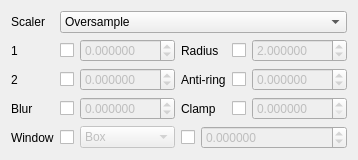
                    <widget class="QWidget" name="tscaleTab">
                     <attribute name="title">
                      <string>Temporal</string>
                     </attribute>
                     <layout class="QGridLayout" name="tscaleTabLayout">
                      <item row="0" column="0">
                       <widget class="QLabel" name="tscaleScalarLabel">
                        <property name="text">
                         <string>Scaler</string>
                        </property>
                       </widget>
                      </item>
                      <item row="0" column="1" colspan="3">
                       <widget class="QComboBox" name="tscaleScaler">
                        <item>
                         <property name="text">
                          <string>Oversample</string>
                         </property>
                        </item>
                        <item>
                         <property name="text">
                          <string>Linear</string>
                         </property>
                        </item>
                        <item>
                         <property name="text">
                          <string>Spline16</string>
                         </property>
                        </item>
                        <item>
                         <property name="text">
                          <string>Spline36</string>
                         </property>
                        </item>
                        <item>
                         <property name="text">
                          <string>Spline64</string>
                         </property>
                        </item>
                        <item>
                         <property name="text">
                          <string>Sinc</string>
                         </property>
                        </item>
                        <item>
                         <property name="text">
                          <string>Lanczos</string>
                         </property>
                        </item>
                        <item>
                         <property name="text">
                          <string>Ginseng</string>
                         </property>
                        </item>
                        <item>
                         <property name="text">
                          <string>Bicubic</string>
                         </property>
                        </item>
                        <item>
                         <property name="text">
                          <string>Bc spline</string>
                         </property>
                        </item>
                        <item>
                         <property name="text">
                          <string>Catmull rom</string>
                         </property>
                        </item>
                        <item>
                         <property name="text">
                          <string>Mitchell</string>
                         </property>
                        </item>
                        <item>
                         <property name="text">
                          <string>Robidoux</string>
                         </property>
                        </item>
                        <item>
                         <property name="text">
                          <string>Robidoux sharp</string>
                         </property>
                        </item>
                        <item>
                         <property name="text">
                          <string>Box</string>
                         </property>
                        </item>
                        <item>
                         <property name="text">
                          <string>Nearest</string>
                         </property>
                        </item>
                        <item>
                         <property name="text">
                          <string>Triangle</string>
                         </property>
                        </item>
                        <item>
                         <property name="text">
                          <string>Gaussian</string>
                         </property>
                        </item>
                       </widget>
                      </item>
                      <item row="1" column="0">
                       <widget class="QLabel" name="tscaleParam1Label">
                        <property name="text">
                         <string>1</string>
                        </property>
                       </widget>
                      </item>
                      <item row="1" column="1">
                       <layout class="QHBoxLayout" name="tscaleParam1Layout" stretch="0,1">
                        <item>
                         <widget class="QCheckBox" name="tscaleParam1Set">
                          <property name="text">
                           <string/>
                          </property>
                         </widget>
                        </item>
                        <item>
                         <widget class="QDoubleSpinBox" name="tscaleParam1Value">
                          <property name="enabled">
                           <bool>false</bool>
                          </property>
                          <property name="decimals">
                           <number>6</number>
                          </property>
                          <property name="minimum">
                           <double>-100.000000000000000</double>
                          </property>
                          <property name="maximum">
                           <double>100.000000000000000</double>
                          </property>
                         </widget>
                        </item>
                       </layout>
                      </item>
                      <item row="1" column="2">
                       <widget class="QLabel" name="tscaleRadiusLabel">
                        <property name="text">
                         <string>Radius</string>
                        </property>
                       </widget>
                      </item>
                      <item row="1" column="3">
                       <layout class="QHBoxLayout" name="tscaleRadiusLayout" stretch="0,1">
                        <item>
                         <widget class="QCheckBox" name="tscaleRadiusSet">
                          <property name="text">
                           <string/>
                          </property>
                         </widget>
                        </item>
                        <item>
                         <widget class="QDoubleSpinBox" name="tscaleRadiusValue">
                          <property name="enabled">
                           <bool>false</bool>
                          </property>
                          <property name="decimals">
                           <number>6</number>
                          </property>
                          <property name="minimum">
                           <double>0.500000000000000</double>
                          </property>
                          <property name="maximum">
                           <double>16.000000000000000</double>
                          </property>
                          <property name="singleStep">
                           <double>0.500000000000000</double>
                          </property>
                          <property name="value">
                           <double>2.000000000000000</double>
                          </property>
                         </widget>
                        </item>
                       </layout>
                      </item>
                      <item row="2" column="0">
                       <widget class="QLabel" name="tscaleParam2Label">
                        <property name="text">
                         <string>2</string>
                        </property>
                       </widget>
                      </item>
                      <item row="2" column="1">
                       <layout class="QHBoxLayout" name="tscaleParam2Layout" stretch="0,1">
                        <item>
                         <widget class="QCheckBox" name="tscaleParam2Set">
                          <property name="text">
                           <string/>
                          </property>
                         </widget>
                        </item>
                        <item>
                         <widget class="QDoubleSpinBox" name="tscaleParam2Value">
                          <property name="enabled">
                           <bool>false</bool>
                          </property>
                          <property name="decimals">
                           <number>6</number>
                          </property>
                          <property name="minimum">
                           <double>-100.000000000000000</double>
                          </property>
                          <property name="maximum">
                           <double>100.000000000000000</double>
                          </property>
                         </widget>
                        </item>
                       </layout>
                      </item>
                      <item row="2" column="2">
                       <widget class="QLabel" name="tscaleAntiRingLabel">
                        <property name="text">
                         <string>Anti-ring</string>
                        </property>
                       </widget>
                      </item>
                      <item row="2" column="3">
                       <layout class="QHBoxLayout" name="tscaleAntiRingLayout" stretch="0,1">
                        <item>
                         <widget class="QCheckBox" name="tscaleAntiRingSet">
                          <property name="text">
                           <string/>
                          </property>
                         </widget>
                        </item>
                        <item>
                         <widget class="QDoubleSpinBox" name="tscaleAntiRingValue">
                          <property name="enabled">
                           <bool>false</bool>
                          </property>
                          <property name="decimals">
                           <number>6</number>
                          </property>
                          <property name="minimum">
                           <double>-100.000000000000000</double>
                          </property>
                          <property name="maximum">
                           <double>100.000000000000000</double>
                          </property>
                         </widget>
                        </item>
                       </layout>
                      </item>
                      <item row="3" column="0">
                       <widget class="QLabel" name="tscaleBlurLabel">
                        <property name="text">
                         <string>Blur</string>
                        </property>
                       </widget>
                      </item>
                      <item row="3" column="1">
                       <layout class="QHBoxLayout" name="tscaleBlurLayout" stretch="0,1">
                        <item>
                         <widget class="QCheckBox" name="tscaleBlurSet">
                          <property name="text">
                           <string/>
                          </property>
                         </widget>
                        </item>
                        <item>
                         <widget class="QDoubleSpinBox" name="tscaleBlurValue">
                          <property name="enabled">
                           <bool>false</bool>
                          </property>
                          <property name="decimals">
                           <number>6</number>
                          </property>
                          <property name="minimum">
                           <double>-100.000000000000000</double>
                          </property>
                          <property name="maximum">
                           <double>100.000000000000000</double>
                          </property>
                         </widget>
                        </item>
                       </layout>
                      </item>
                      <item row="3" column="2">
                       <widget class="QLabel" name="tscaleClampLabel">
                        <property name="text">
                         <string>Clamp</string>
                        </property>
                       </widget>
                      </item>
                      <item row="3" column="3">
                       <layout class="QHBoxLayout" name="tscaleClampLayout" stretch="0,1">
                        <item>
                         <widget class="QCheckBox" name="tscaleClampSet"/>
                        </item>
                        <item>
                         <widget class="QDoubleSpinBox" name="tscaleClampValue">
                          <property name="enabled">
                           <bool>false</bool>
                          </property>
                          <property name="decimals">
                           <number>6</number>
                          </property>
                         </widget>
                        </item>
                       </layout>
                      </item>
                      <item row="4" column="0">
                       <widget class="QLabel" name="tscaleWindowLabel">
                        <property name="text">
                         <string>Window</string>
                        </property>
                       </widget>
                      </item>
                      <item row="4" column="1">
                       <layout class="QHBoxLayout" name="tscaleWindowLayout" stretch="0,1">
                        <item>
                         <widget class="QCheckBox" name="tscaleWindowSet">
                          <property name="text">
                           <string/>
                          </property>
                         </widget>
                        </item>
                        <item>
                         <widget class="QComboBox" name="tscaleWindowValue">
                          <property name="enabled">
                           <bool>false</bool>
                          </property>
                          <item>
                           <property name="text">
                            <string>Box</string>
                           </property>
                          </item>
                          <item>
                           <property name="text">
                            <string>Triangle</string>
                           </property>
                          </item>
                          <item>
                           <property name="text">
                            <string>Bartlett</string>
                           </property>
                          </item>
                          <item>
                           <property name="text">
                            <string>Hanning</string>
                           </property>
                          </item>
                          <item>
                           <property name="text">
                            <string>Hamming</string>
                           </property>
                          </item>
                          <item>
                           <property name="text">
                            <string>Quadric</string>
                           </property>
                          </item>
                          <item>
                           <property name="text">
                            <string>Welch</string>
                           </property>
                          </item>
                          <item>
                           <property name="text">
                            <string>Kaiser</string>
                           </property>
                          </item>
                          <item>
                           <property name="text">
                            <string>Blackman</string>
                           </property>
                          </item>
                          <item>
                           <property name="text">
                            <string>Gaussian</string>
                           </property>
                          </item>
                          <item>
                           <property name="text">
                            <string>Sinc</string>
                           </property>
                          </item>
                          <item>
                           <property name="text">
                            <string>Jinc</string>
                           </property>
                          </item>
                          <item>
                           <property name="text">
                            <string>Sphinx</string>
                           </property>
                          </item>
                         </widget>
                        </item>
                       </layout>
                      </item>
                      <item row="4" column="2" colspan="2">
                       <layout class="QHBoxLayout" name="tscaleWindowParamLayout" stretch="0,1">
                        <item>
                         <widget class="QCheckBox" name="tscaleWindowParamSet">
                          <property name="text">
                           <string/>
                          </property>
                         </widget>
                        </item>
                        <item>
                         <widget class="QDoubleSpinBox" name="tscaleWindowParamValue">
                          <property name="enabled">
                           <bool>false</bool>
                          </property>
                          <property name="decimals">
                           <number>6</number>
                          </property>
                          <property name="minimum">
                           <double>-100.000000000000000</double>
                          </property>
                          <property name="maximum">
                           <double>100.000000000000000</double>
                          </property>
                         </widget>
                        </item>
                       </layout>
                      </item>
                     </layout>
                    </widget>
